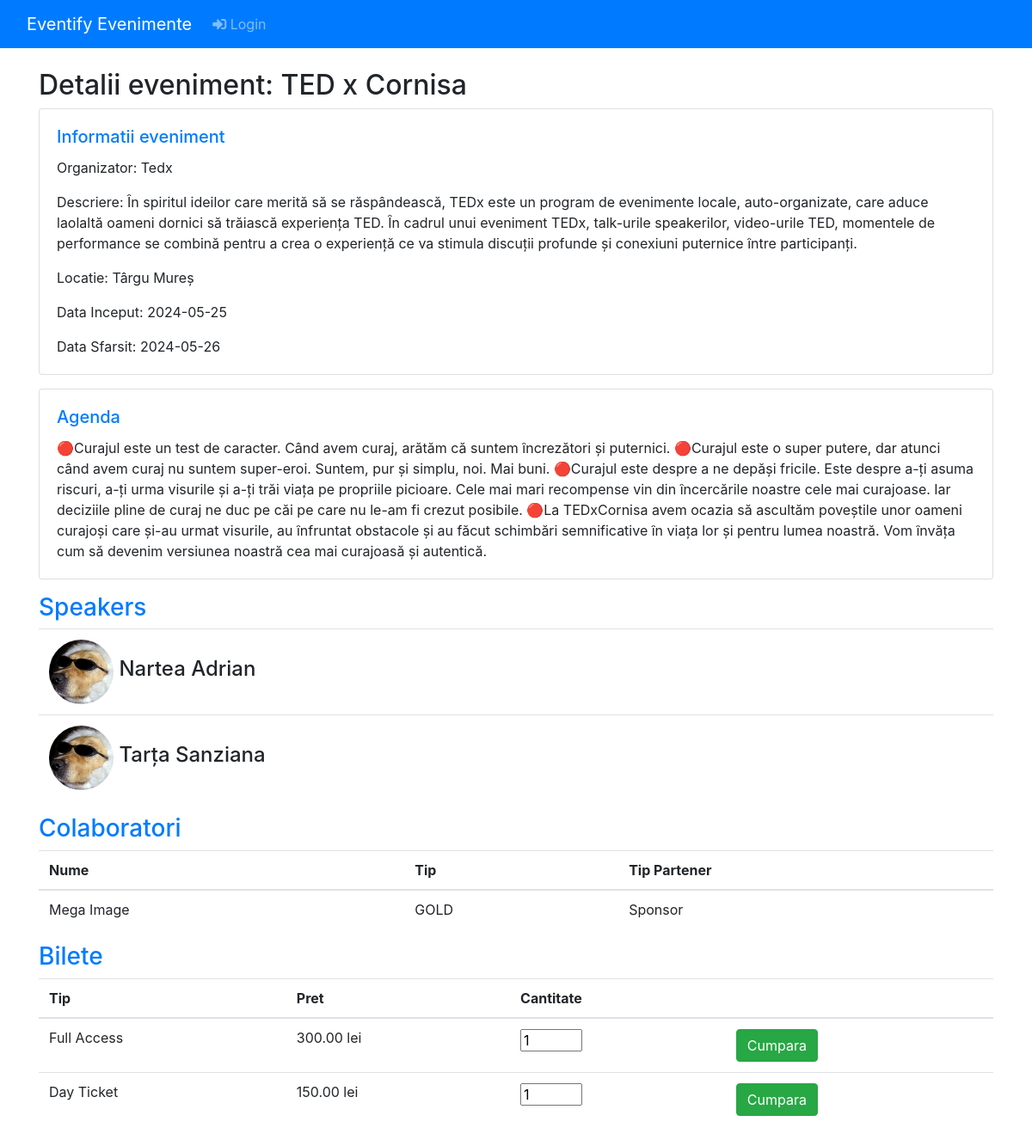
Screenshot of /events/event.php?id=20 with the database file from the repository.
### tables this page shows
CREATE TABLE `eveniment` (
  `ID` int(11) NOT NULL,
  `titlu` varchar(100) NOT NULL,
  `descriere` text DEFAULT NULL,
  `data_inceput` date NOT NULL,
  `data_sfarsit` date NOT NULL,
  `agenda` text DEFAULT NULL,
  `locatie` varchar(255) NOT NULL,
  `IDOrganizator` int(11) DEFAULT NULL
);

CREATE TABLE `organizator` (
  `ID` int(11) NOT NULL,
  `email` varchar(50) NOT NULL,
  `username` varchar(50) NOT NULL,
  `nume` varchar(50) NOT NULL,
  `parola` varchar(255) NOT NULL,
  `telefon` varchar(15) NOT NULL
);

CREATE TABLE `speaker` (
  `ID` int(11) NOT NULL,
  `nume` varchar(255) NOT NULL,
  `prenume` varchar(255) NOT NULL,
  `poza` varchar(255) DEFAULT NULL,
  `email` varchar(255) DEFAULT NULL,
  `telefon` varchar(20) DEFAULT NULL,
  `IDEveniment` int(11) DEFAULT NULL
);

CREATE TABLE `colaborator` (
  `ID` int(11) NOT NULL,
  `nume` varchar(255) NOT NULL,
  `email` varchar(255) NOT NULL,
  `telefon` varchar(20) NOT NULL,
  `tip` varchar(50) NOT NULL,
  `suma` decimal(10,2) DEFAULT NULL,
  `premii` varchar(255) DEFAULT NULL,
  `tip_parteneriat` varchar(50) DEFAULT NULL
);

CREATE TABLE `bilet` (
  `ID` int(11) NOT NULL,
  `tip` varchar(50) NOT NULL,
  `pret` decimal(10,2) NOT NULL,
  `IDEveniment` int(11) DEFAULT NULL
);

### events/shop/ShoppingCart.php (called while the page is built, shortened)
<?php
require_once "DBController.php";
class ShoppingCart extends DBController
{
    function getAllProduct($event_id)
    {
        $query = "SELECT * FROM bilet WHERE IDEveniment = $event_id";
        $productResult = $this->getDBResult($query);
        return $productResult;
    }
}

### events/shop/DBController.php (called while the page is built, shortened)
<?php
class DBController
{
    public $host = "localhost";
    public $user = "root";
    public $password = "";
    public $database = "eventify3";
    public $conn;
    function __construct()
    {
        $this->conn = mysqli_connect($this->host, $this->user, $this->password, $this->database);
    }
    function getDBResult($query, $params = array())
    {
        $sql_statement = $this->conn->prepare($query);
        $sql_statement->execute();
        $result = $sql_statement->get_result();
        if ($result->num_rows > 0) {
            while ($row = $result->fetch_assoc()) {
                $resultset[] = $row;
            }
        }
        if (!empty($resultset)) {
            return $resultset;
        }
    }
}

### events/event.php (the view, shortened to what this page needs)
<?php
include "partials/conectare.php";
include "partials/navbar.php";
require_once "shop/ShoppingCart.php";
$event_id = isset($_GET['id']) ? intval($_GET['id']) : null;
$event_query = "SELECT eveniment.*, organizator.nume FROM eveniment INNER JOIN organizator on eveniment.IDOrganizator = organizator.ID WHERE eveniment.ID = ?";
$event_stmt = $mysqli->prepare($event_query);
$event_stmt->bind_param("i", $event_id);
$event_stmt->execute();
$event_result = $event_stmt->get_result();
$event_data = $event_result->fetch_assoc();
$speaker_query = "SELECT * FROM speaker WHERE IDEveniment = ?";
$speaker_stmt = $mysqli->prepare($speaker_query);
$speaker_stmt->bind_param("i", $event_id);
$speaker_stmt->execute();
$speaker_result = $speaker_stmt->get_result();
$query = "
    SELECT colaborator.*
    FROM colaborator
    INNER JOIN contract ON colaborator.ID = contract.IDColaborator
    INNER JOIN eveniment ON contract.IDEveniment = eveniment.ID
    WHERE eveniment.ID = ?
";
if ($stmt = $mysqli->prepare($query)) {
    $stmt->bind_param("i", $event_id);
    $stmt->execute();
    $result = $stmt->get_result();
    $colaborators = [];
    while ($row = $result->fetch_assoc()) {
        $colaborators[] = $row;
    }
    } else {
        echo "Error preparing statement: " . htmlspecialchars($mysqli->error);
}
?>
<!DOCTYPE html>
<html lang="en">
<head>
    <link href="https://stackpath.bootstrapcdn.com/bootstrap/4.3.1/css/bootstrap.min.css" rel="stylesheet">
</head>
<body>
<div class="container mt-4">
    <h2>Detalii eveniment: <?php echo htmlspecialchars($event_data['titlu']) ; ?></h2>
    <div class="card mb-3">
        <div class="card-body">
            <h5 class="card-title"><a href="/proiect/events/detalii/generale.php?id=<?php echo $_GET['id']?>">Informatii eveniment</a></h5>
            <p class="card-text">Organizator: <?php echo htmlspecialchars($event_data['nume']); ?></p>
            <p class="card-text">Descriere: <?php echo $event_data['descriere']; ?></p>
            <p class="card-text">Locatie: <?php echo $event_data['locatie']; ?></p>
            <p class="card-text">Data Inceput: <?php echo htmlspecialchars($event_data['data_inceput']); ?></p>
            <p class="card-text">Data Sfarsit: <?php echo htmlspecialchars($event_data['data_sfarsit']); ?></p>
        </div>
    </div>
    <div class="card mb-3">
        <div class="card-body">
            <h5 class="card-title"><a href="/proiect/events/detalii/agenda.php?id=<?php echo $_GET['id']?>">Agenda</a></h5>
            <p class="card-text"><?php echo $event_data['agenda']; ?></p>
        </div>
    </div>
    <h3><a href="/proiect/events/detalii/speakers.php?id=<?php echo $_GET['id']?>">Speakers</a></h3>
    <table class="table">
        <tbody>
        <?php while ($speaker = $speaker_result->fetch_assoc()): ?>
            <tr>
                <td><img class="rounded-circle" height="75px" width="75px" src="/proiect/<?php echo $speaker['poza']; ?>" alt="Card image cap"><span class="h4"> <?php echo htmlspecialchars($speaker['nume']) . ' ' . htmlspecialchars($speaker['prenume']); ?></span></td>
            </tr>
        <?php endwhile; ?>
        </tbody>
    </table>
    <h3><a href="/proiect/events/detalii/colaboratori.php?id=<?php echo $_GET['id']?>">Colaboratori</a></h3>
    <table class="table">
        <thead>
        <tr>
            <th>Nume</th>
            <th>Tip</th>
            <th>Tip Partener</th>
        </tr>
        </thead>
        <tbody>
        <?php foreach ($colaborators as $colab): ?>
            <tr>
                <td><?php echo $colab['nume']; ?></td>
                <td><?php echo $colab['tip']; ?></td>
                <td><?php echo $colab['tip_parteneriat']; ?></td>
            </tr>
        <?php endforeach; ?>
        </tbody>
    </table>
        <?php
        $shoppingCart = new ShoppingCart();
        $product_array = $shoppingCart->getAllProduct($event_id);
        if (! empty($product_array)) {
            ?>
    <h3><a href="/proiect/events/detalii/bilete.php?id=<?php echo $_GET['id']?>">Bilete</a></h3>
    <table class="table">
        <thead>
        <tr>
            <th>Tip</th>
            <th>Pret</th>
            <th>Cantitate</th>
            <th></th>
        </tr>
        </thead>
        <?php
            foreach ($product_array as $key => $value) {
                ?>
                    <form method="post" action="/proiect/events/shop/cos.php?action=add&id=<?php
                    echo $value['ID'];?>">
                        <tr>
                            <td><?php echo $value["tip"];
                                ?></td>
                            <td><?php echo
                                    $product_array[$key]["pret"] . " lei"; ?>
                                </td>
                            <td><input type="text" name="quantity" value="1" size="2" /> </td>
                        <td> <input class='btn btn-success' type="submit" value="Cumpara"
                                       class="btnAddAction" /></td>
                        </tr>
                    </form>
                </div>
                <?php
            }
        }
        ?>
</body>
</html>

### rows the page displays
eveniment: titlu "TED x Cornisa", IDOrganizator.nume "Tedx", descriere "În spiritul ideilor care merită să se răspândească, TEDx este un program de evenimente locale, auto-organizate, care aduce laolaltă oameni dornici să trăiască experiența TED. În cadrul unui eveniment TEDx, talk-urile speakerilor, video-urile TED, momentele de performance se combină pentru a crea o experiență ce va stimula discuții profunde și conexiuni puternice între participanți.", locatie "Târgu Mureș", data_inceput "2024-05-25", data_sfarsit "2024-05-26", agenda "🔴Curajul este un test de caracter. Când avem curaj, arătăm că suntem încrezători și puternici. 🔴Curajul este o super putere, dar atunci când avem curaj nu suntem super-eroi. Suntem, pur și simplu, noi. Mai buni. 🔴Curajul este despre a ne depăși fricile. Este despre a-ți asuma riscuri, a-ți urma visurile și a-ți trăi viața pe propriile picioare. Cele mai mari recompense vin din încercările noastre cele mai curajoase. Iar deciziile pline de curaj ne duc pe căi pe care nu le-am fi crezut posibile. 🔴La TEDxCornisa avem ocazia să ascultăm poveștile unor oameni curajoși care și-au urmat visurile, au înfruntat obstacole și au făcut schimbări semnificative în viața lor și pentru lumea noastră. Vom…"
speaker: poza (picture), nume "Nartea", prenume "Adrian"
speaker: poza (picture), nume "Tarța", prenume "Sanziana"
colaborator: nume "Mega Image", tip "GOLD", tip_parteneriat "Sponsor"
bilet: tip "Full Access", pret "300.00"
bilet: tip "Day Ticket", pret "150.00"
